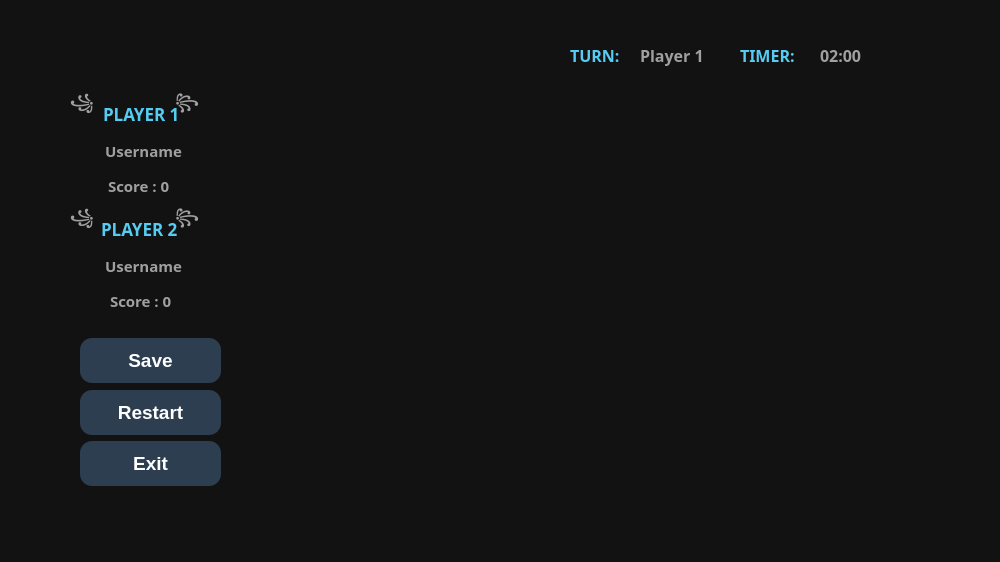
<?xml version="1.0" encoding="UTF-8"?>
<ui version="4.0">
 <class>BoxesBoardWindow</class>
 <widget class="QWidget" name="BoxesBoardWindow">
  <property name="geometry">
   <rect>
    <x>0</x>
    <y>0</y>
    <width>1000</width>
    <height>562</height>
   </rect>
  </property>
  <property name="maximumSize">
   <size>
    <width>1000</width>
    <height>562</height>
   </size>
  </property>
  <property name="windowTitle">
   <string>Form</string>
  </property>
  <property name="styleSheet">
   <string notr="true">background-color:#121212;</string>
  </property>
  <widget class="QLabel" name="backgroundLabel">
   <property name="geometry">
    <rect>
     <x>0</x>
     <y>0</y>
     <width>1000</width>
     <height>562</height>
    </rect>
   </property>
   <property name="maximumSize">
    <size>
     <width>1000</width>
     <height>562</height>
    </size>
   </property>
   <property name="styleSheet">
    <string notr="true">background-color:#121212;</string>
   </property>
   <property name="text">
    <string/>
   </property>
   <property name="pixmap">
    <pixmap>images/454545.png</pixmap>
   </property>
   <property name="scaledContents">
    <bool>true</bool>
   </property>
   <property name="alignment">
    <set>Qt::AlignmentFlag::AlignCenter</set>
   </property>
  </widget>
  <widget class="QWidget" name="infoWidget" native="true">
   <property name="geometry">
    <rect>
     <x>60</x>
     <y>70</y>
     <width>191</width>
     <height>451</height>
    </rect>
   </property>
   <property name="styleSheet">
    <string notr="true">background: transparent;
border:none;</string>
   </property>
   <widget class="QLabel" name="player1TitleLabel">
    <property name="geometry">
     <rect>
      <x>43</x>
      <y>3</y>
      <width>251</width>
      <height>81</height>
     </rect>
    </property>
    <property name="font">
     <font>
      <family>Sitka Text</family>
      <pointsize>13</pointsize>
      <bold>true</bold>
     </font>
    </property>
    <property name="styleSheet">
     <string notr="true">color:#56CCF2;
background:transparent;</string>
    </property>
    <property name="text">
     <string>PLAYER 1</string>
    </property>
   </widget>
   <widget class="QLabel" name="player2TitleLabel">
    <property name="geometry">
     <rect>
      <x>41</x>
      <y>48</y>
      <width>141</width>
      <height>221</height>
     </rect>
    </property>
    <property name="font">
     <font>
      <family>Sitka Text</family>
      <pointsize>13</pointsize>
      <bold>true</bold>
     </font>
    </property>
    <property name="styleSheet">
     <string notr="true">color:#56CCF2;
background:transparent;</string>
    </property>
    <property name="text">
     <string>PLAYER 2</string>
    </property>
   </widget>
   <widget class="QLabel" name="player1NameLabel">
    <property name="geometry">
     <rect>
      <x>45</x>
      <y>-40</y>
      <width>111</width>
      <height>241</height>
     </rect>
    </property>
    <property name="font">
     <font>
      <family>Sitka Text</family>
      <pointsize>11</pointsize>
      <bold>true</bold>
     </font>
    </property>
    <property name="styleSheet">
     <string notr="true">color:#A0A0A0;

background:transparent;</string>
    </property>
    <property name="text">
     <string>Username</string>
    </property>
   </widget>
   <widget class="QLabel" name="player1ColorLabel">
    <property name="geometry">
     <rect>
      <x>10</x>
      <y>-90</y>
      <width>201</width>
      <height>251</height>
     </rect>
    </property>
    <property name="font">
     <font>
      <family>Sitka Text</family>
      <pointsize>11</pointsize>
      <bold>true</bold>
     </font>
    </property>
    <property name="styleSheet">
     <string notr="true">color:#A0A0A0;

background:transparent;</string>
    </property>
    <property name="text">
     <string>꧁                     ꧂</string>
    </property>
   </widget>
   <widget class="QLabel" name="player1ScoreLabel">
    <property name="geometry">
     <rect>
      <x>48</x>
      <y>-50</y>
      <width>111</width>
      <height>331</height>
     </rect>
    </property>
    <property name="font">
     <font>
      <family>Sitka Text</family>
      <pointsize>11</pointsize>
      <bold>true</bold>
     </font>
    </property>
    <property name="styleSheet">
     <string notr="true">color:#A0A0A0;

background:transparent;</string>
    </property>
    <property name="text">
     <string>Score : 0</string>
    </property>
   </widget>
   <widget class="QLabel" name="player2NameLabel">
    <property name="geometry">
     <rect>
      <x>45</x>
      <y>60</y>
      <width>101</width>
      <height>271</height>
     </rect>
    </property>
    <property name="font">
     <font>
      <family>Sitka Text</family>
      <pointsize>11</pointsize>
      <bold>true</bold>
     </font>
    </property>
    <property name="styleSheet">
     <string notr="true">color:#A0A0A0;

background:transparent;</string>
    </property>
    <property name="text">
     <string>Username</string>
    </property>
   </widget>
   <widget class="QLabel" name="player2ColorLabel">
    <property name="geometry">
     <rect>
      <x>10</x>
      <y>30</y>
      <width>211</width>
      <height>241</height>
     </rect>
    </property>
    <property name="font">
     <font>
      <family>Sitka Text</family>
      <pointsize>11</pointsize>
      <bold>true</bold>
     </font>
    </property>
    <property name="styleSheet">
     <string notr="true">color:#A0A0A0;

background:transparent;</string>
    </property>
    <property name="text">
     <string>꧁                     ꧂</string>
    </property>
   </widget>
   <widget class="QLabel" name="player2ScoreLabel">
    <property name="geometry">
     <rect>
      <x>50</x>
      <y>80</y>
      <width>151</width>
      <height>301</height>
     </rect>
    </property>
    <property name="font">
     <font>
      <family>Sitka Text</family>
      <pointsize>11</pointsize>
      <bold>true</bold>
     </font>
    </property>
    <property name="styleSheet">
     <string notr="true">color:#A0A0A0;

background:transparent;</string>
    </property>
    <property name="text">
     <string>Score : 0</string>
    </property>
   </widget>
   <widget class="QPushButton" name="saveButton">
    <property name="geometry">
     <rect>
      <x>20</x>
      <y>268</y>
      <width>141</width>
      <height>45</height>
     </rect>
    </property>
    <property name="styleSheet">
     <string notr="true">QPushButton{

background:#2C3E50;

color:white;

border:none;

border-radius:12px;

min-height:40px;

font-size:14pt;

font-weight:bold;

}

QPushButton:hover{

background:#3A86FF;

}

QPushButton:pressed{

background:#2563EB;

}</string>
    </property>
    <property name="text">
     <string>Save</string>
    </property>
   </widget>
   <widget class="QPushButton" name="restartButton">
    <property name="geometry">
     <rect>
      <x>20</x>
      <y>320</y>
      <width>141</width>
      <height>45</height>
     </rect>
    </property>
    <property name="styleSheet">
     <string notr="true">QPushButton{

background:#2C3E50;

color:white;

border:none;

border-radius:12px;

min-height:40px;

font-size:14pt;

font-weight:bold;

}

QPushButton:hover{

background:#3A86FF;

}

QPushButton:pressed{

background:#2563EB;

}</string>
    </property>
    <property name="text">
     <string>Restart</string>
    </property>
   </widget>
   <widget class="QPushButton" name="exitButton">
    <property name="geometry">
     <rect>
      <x>20</x>
      <y>371</y>
      <width>141</width>
      <height>45</height>
     </rect>
    </property>
    <property name="styleSheet">
     <string notr="true">QPushButton{

background:#2C3E50;

color:white;

border:none;

border-radius:12px;

min-height:40px;

font-size:14pt;

font-weight:bold;

}

QPushButton:hover{

background:#3A86FF;

}

QPushButton:pressed{

background:#2563EB;

}</string>
    </property>
    <property name="text">
     <string>Exit</string>
    </property>
   </widget>
  </widget>
  <widget class="QLabel" name="currentTurnTitle">
   <property name="geometry">
    <rect>
     <x>570</x>
     <y>30</y>
     <width>101</width>
     <height>51</height>
    </rect>
   </property>
   <property name="font">
    <font>
     <family>Sitka Text</family>
     <pointsize>12</pointsize>
     <bold>true</bold>
    </font>
   </property>
   <property name="styleSheet">
    <string notr="true">color:#56CCF2;
background:transparent;</string>
   </property>
   <property name="text">
    <string>TURN:</string>
   </property>
  </widget>
  <widget class="QLabel" name="currentTurnLabel">
   <property name="geometry">
    <rect>
     <x>640</x>
     <y>30</y>
     <width>91</width>
     <height>51</height>
    </rect>
   </property>
   <property name="font">
    <font>
     <family>Sitka Text</family>
     <pointsize>12</pointsize>
     <bold>true</bold>
    </font>
   </property>
   <property name="styleSheet">
    <string notr="true">color:#A0A0A0;

background:transparent;</string>
   </property>
   <property name="text">
    <string>Player 1</string>
   </property>
  </widget>
  <widget class="QLabel" name="timerLabel">
   <property name="geometry">
    <rect>
     <x>820</x>
     <y>30</y>
     <width>101</width>
     <height>51</height>
    </rect>
   </property>
   <property name="font">
    <font>
     <family>Sitka Text</family>
     <pointsize>12</pointsize>
     <bold>true</bold>
    </font>
   </property>
   <property name="styleSheet">
    <string notr="true">color:#A0A0A0;

background:transparent;</string>
   </property>
   <property name="text">
    <string>02:00</string>
   </property>
  </widget>
  <widget class="QLabel" name="timerTitleLabel">
   <property name="geometry">
    <rect>
     <x>740</x>
     <y>40</y>
     <width>91</width>
     <height>31</height>
    </rect>
   </property>
   <property name="font">
    <font>
     <family>Sitka Text</family>
     <pointsize>12</pointsize>
     <bold>true</bold>
    </font>
   </property>
   <property name="styleSheet">
    <string notr="true">color:#56CCF2;
background:transparent;</string>
   </property>
   <property name="text">
    <string>TIMER:</string>
   </property>
  </widget>
  <widget class="BoardWidget" name="boardWidget" native="true">
   <property name="geometry">
    <rect>
     <x>430</x>
     <y>90</y>
     <width>420</width>
     <height>420</height>
    </rect>
   </property>
   <property name="sizePolicy">
    <sizepolicy hsizetype="Expanding" vsizetype="Expanding">
     <horstretch>0</horstretch>
     <verstretch>0</verstretch>
    </sizepolicy>
   </property>
   <property name="maximumSize">
    <size>
     <width>1200</width>
     <height>700</height>
    </size>
   </property>
   <property name="styleSheet">
    <string notr="true">background: transparent;
border:none;</string>
   </property>
  </widget>
 </widget>
 <customwidgets>
  <customwidget>
   <class>BoardWidget</class>
   <extends>QWidget</extends>
   <header location="global">boardwidget.h</header>
   <container>1</container>
  </customwidget>
 </customwidgets>
 <resources/>
 <connections/>
</ui>
